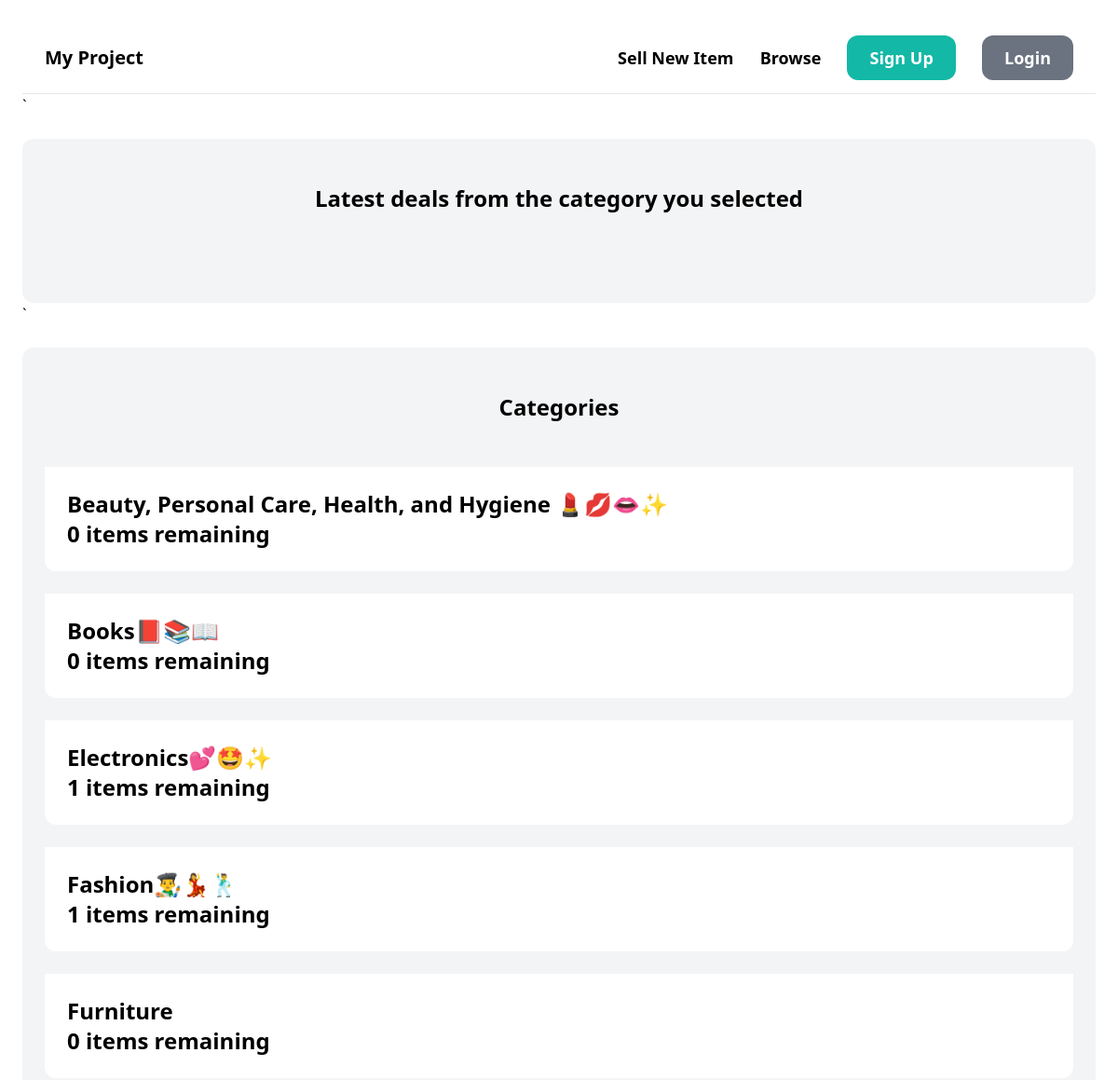
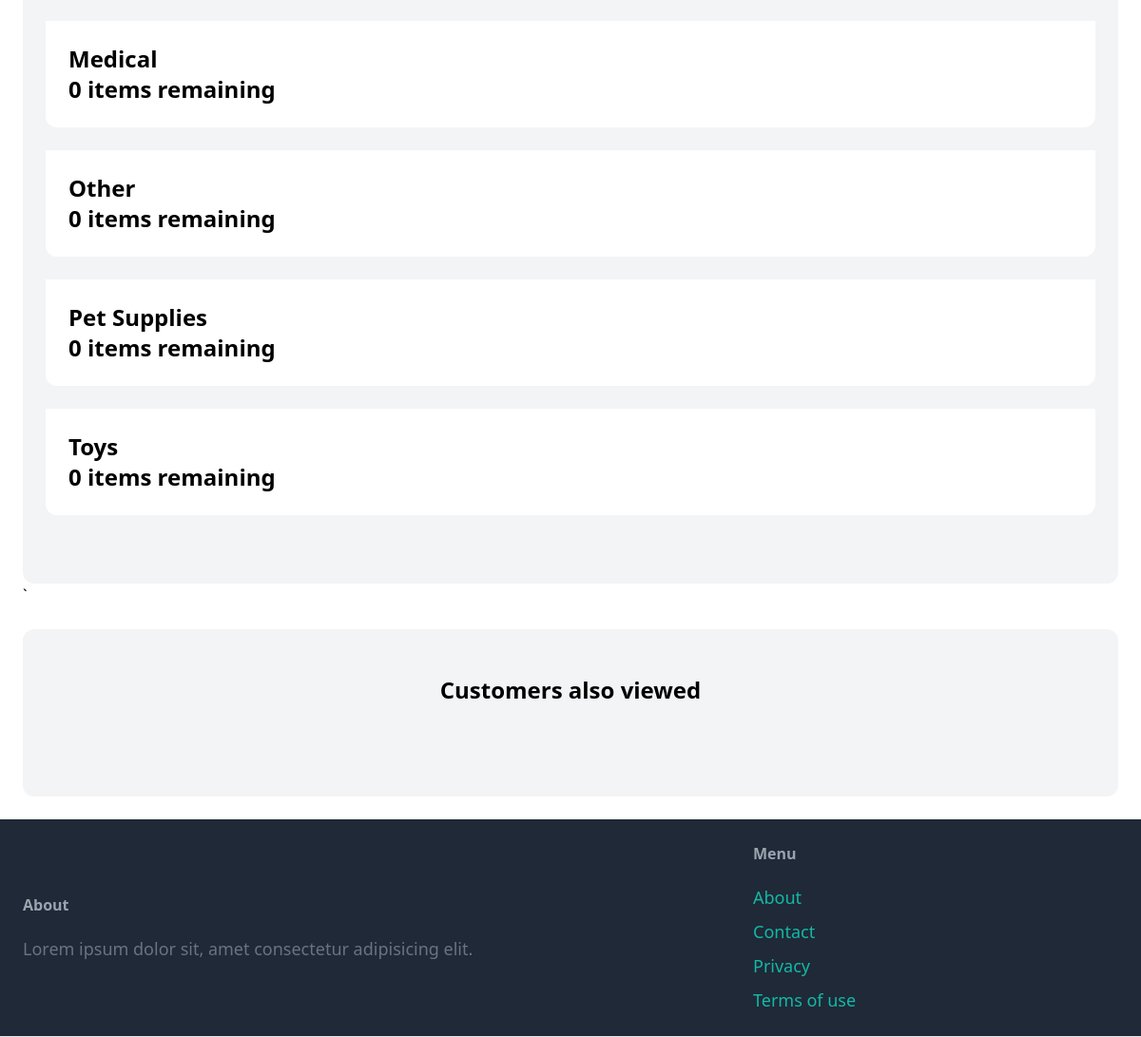
The page / on the database its author committed (2 pictures, top to bottom).
### item/models.py (models this page shows, shortened)
class Category(models.Model):
    name = models.CharField(max_length=255)
    class Meta:
        ordering = ('name',)
        verbose_name_plural = 'Categories'

### core/views.py (the view)
# urls.py: path('', views.index, name='index'),
def index(request):
    items = Items.objects.filter(is_sold=False)[0:6]
    categories = Category.objects.all()
    return render(request, 'core/index.html', {
        'categories': categories,
        'Items': items,
    })

### core/templates/core/index.html (shortened to what this page needs)
{% extends 'core/base.html' %}
{% block content %}
`<div class="mt-6 px-6 py-12 bg-gray-100 rounded-xl">
    <h2 class="mb-12 text-2xl text-center font-bold">Latest deals from the category you selected</h2>
</div>
`<div class="mt-6 px-6 py-12 bg-gray-100 rounded-xl">
    <h2 class="mb-12 text-2xl text-center font-bold">Categories</h2>
    <div class="grid-grid-cols-3 gap-3">
        {% for category in categories %}
        <div class="mb-6">
            <a href="#">
                <div class = "p-6 bg-white rounded-b-xl margin-top-10px">
                    <h2 class = "text-2xl font-semibold">{{ category.name }}</h2>
                    <p class = "text-2xl font-semibold">{{ category.items.count }} items remaining</p>
                </div>
            </a>
        </div>
        {% endfor %}
    </div>
</div>
`<div class="mt-6 px-6 py-12 bg-gray-100 rounded-xl">
    <h2 class="mb-12 text-2xl text-center font-bold">Customers also viewed</h2>
</div>
{% endblock %}

### core/templates/core/base.html (shortened to what this page needs)
<!DOCTYPE html>
<html lang="en">
<head>
    <script src="http://cdn.tailwindcss.com"></script>
</head>
<body>
    <div class="px-6 py-6">
    <nav class="px-6 py-6 flex justify-between items-center border-b border-gray-200">
        <a href="/" class="text-xl font-bold">My Project</a>
        <div class="space-x-6">
            <a href="#" class="text-lg font-semibold hover:text-gray-500">Sell New Item</a>
            <a href="#" class="text-lg font-semibold hover:text-gray-500">Browse</a>
            <a href="{% url 'core:signup' %}" class="px-6 py-3 text-lg font-semibold bg-teal-500 text-white rounded-xl hover:bg-teal-700">Sign Up</a>
            <a href="{% url 'core:login' %}" class="px-6 py-3 text-lg font-semibold bg-gray-500 text-white rounded-xl hover:bg-gray-700">Login</a>
        </div>
    </nav>
        {% block content %}
        {% endblock %}
    </div>
    <footer class="px-6 py-6 flex justify-between bg-gray-800 items-center border-b border-gray-200">
        <div class="w-2/3 pr-10">
            <h3 class="mb-5 font-semibold text-gray-400">About</h3>
            <p class="text-lg text-gray-500">Lorem ipsum dolor sit, amet consectetur adipisicing elit.</p>
        </div>
        <div class="w-1/3">
            <h3 class="mb-5 font-semibold text-gray-400">Menu</h3>
            <ul class="space-y-2">
                <li><a href="#" class="text-lg text-teal-500 hover:text-teal-700">About</a></li>
                <li><a href="{% url 'core:contact' %}" class="text-lg text-teal-500 hover:text-teal-700">Contact</a></li>
                <li><a href="#" class="text-lg text-teal-500 hover:text-teal-700">Privacy</a></li>
                <li><a href="#" class="text-lg text-teal-500 hover:text-teal-700">Terms of use</a></li>
            </ul>
        </div>
    </footer>
</body>
</html>

### rows shown on the page
Category: name "Beauty, Personal Care, Health, and Hygiene 💄💋👄✨", items.count "0"
Category: name "Books📕📚📖", items.count "0"
Category: name "Electronics💕🤩✨", items.count "1"
Category: name "Fashion👨‍🎨💃🕺", items.count "1"
Category: name "Furniture", items.count "0"
Category: name "Medical", items.count "0"
Category: name "Other", items.count "0"
Category: name "Pet Supplies", items.count "0"
Category: name "Toys", items.count "0"
